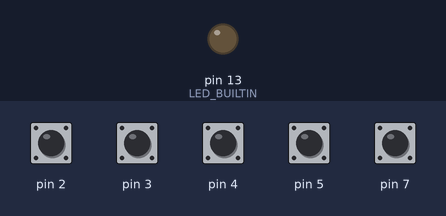
This sketch was run on a simulated Arduino Leonardo, built with avr-gcc and run on an emulated ATmega32U4. On the bench: output pins drawn as LEDs (lit = HIGH). Inputs (shaded band) come from the test bench; at power-on: pin 2–5, pin 7 HIGH. USB keyboard and mouse output is not drawn.

Above: at 1.2 s.
1.3 s: pin 2 pulled LOW for 0.15 s
At 1.42 s:
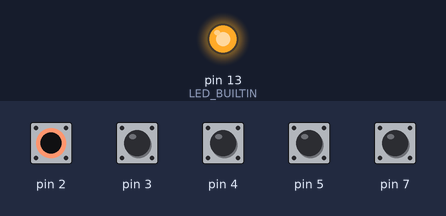
Timing chart, 0 to 4.3 s (numbered marks = the images above; inputs shaded):
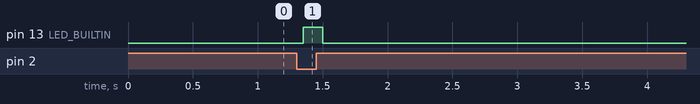

The sketch:

teams-mute.ino
```cpp
/*-------------------------------------------------
Teams Mute Button
Ken Zimny
V1
-------------------------------------------------*/

#include <Keyboard.h>

// Buttons
struct Button
{
    int input;
    bool state;
    bool reading;
    bool previousReading;
    unsigned long previousMillis;
};

Button tempUnmute = {7, HIGH, false, false, 0};
Button unmute = {5, HIGH, false, false, 0};
Button video = {4, HIGH, false, false, 0};
Button hand = {3, HIGH, false, false, 0};
Button end = {2, HIGH, false, false, 0};

// ---------- Setup ---------- //

void setup()
{
    Serial.begin(115200);
    pinMode(LED_BUILTIN, OUTPUT);
    pinMode(tempUnmute.input, INPUT_PULLUP);
    pinMode(unmute.input, INPUT_PULLUP);
    pinMode(video.input, INPUT_PULLUP);
    pinMode(hand.input, INPUT_PULLUP);
    pinMode(end.input, INPUT_PULLUP);
};

// ---------- Loop ---------- //

void loop()
{
    if (buttonPressed(tempUnmute))
    {
        // Option + Spacebar
        Keyboard.press(KEY_LEFT_ALT); // Option
        Keyboard.press(' ');
    };
    if (buttonPressed(unmute))
    {
        // Command + Shift + M
        Keyboard.press(KEY_LEFT_GUI); // Command
        Keyboard.press(KEY_LEFT_SHIFT);
        Keyboard.press('m');
        Keyboard.releaseAll();
    };
    if (buttonPressed(video))
    {
        // Command + Shift + O
        Keyboard.press(KEY_LEFT_GUI); // Command
        Keyboard.press(KEY_LEFT_SHIFT);
        Keyboard.press('o');
        Keyboard.releaseAll();
    };
    if (buttonPressed(hand))
    {
        // Command + Shift + K
        Keyboard.press(KEY_LEFT_GUI); // Command
        Keyboard.press(KEY_LEFT_SHIFT);
        Keyboard.press('k');
        Keyboard.releaseAll();
    };
    if (buttonPressed(end))
    {
        // Command + Shift + H
        Keyboard.press(KEY_LEFT_GUI); // Command
        Keyboard.press(KEY_LEFT_SHIFT);
        Keyboard.press('h');
        Keyboard.releaseAll();
    };
};

bool buttonPressed(Button &btn)
{
    bool firstPress = false;
    btn.reading = digitalRead(btn.input);
    // Debounce
    if (btn.reading != btn.previousReading)
    {
        btn.previousMillis = millis();
    }
    if ((millis() - btn.previousMillis) > 50) // Debounce Delay
    {
        if (btn.reading != btn.state)
        {
            btn.state = btn.reading;
            if (btn.state == LOW)
            {
                // Button has been pressed
                Keyboard.begin();
                firstPress = true;
                digitalWrite(LED_BUILTIN, HIGH);
            }
            else
            {
                Keyboard.releaseAll();
                Keyboard.end();
                digitalWrite(LED_BUILTIN, LOW);
            }
        }
    }
    btn.previousReading = btn.reading;

    return firstPress;
};
```

Measured:
- after the input at 1.3 s, pin 13 (LED_BUILTIN): LOW → HIGH after 0.05 s, → LOW 0.15 s later
